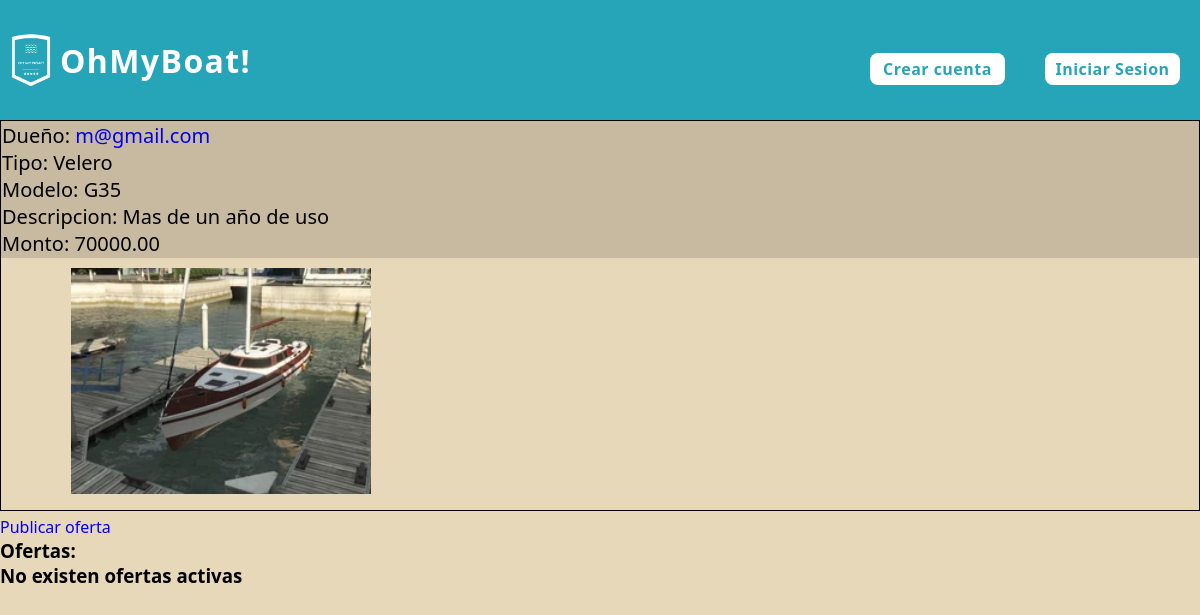
Before: /ver_detalle_publicacion/24/ with the older database file.
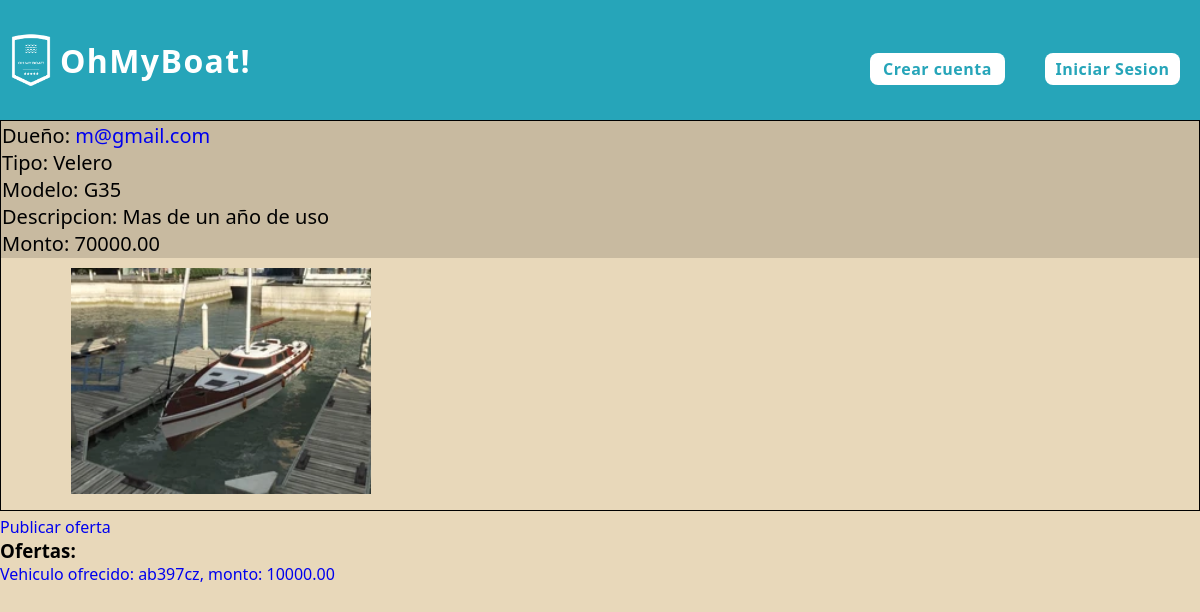
After: the same page with the newer database file.
### embarcaciones/models.py (models this page shows)
class ImagenEmbarcacion(models.Model):
    nombre_especifico= models.CharField(max_length=100)
    embarcacion= models.ForeignKey(Embarcacion, on_delete= models.CASCADE)

### ofertas/models.py (models this page shows)
class Oferta(models.Model):
    monto = models.DecimalField(max_digits=15, decimal_places=2, default=0)
    autor = models.ForeignKey(Usuario, on_delete=models.SET_NULL, null=True)
    vehiculo_ofertado = models.ForeignKey(Vehiculo, on_delete=models.SET_NULL, null=True)
    embarcacion_ofertada = models.ForeignKey(Embarcacion, on_delete=models.SET_NULL, null=True)
    publicacion= models.ForeignKey(Publicacion, on_delete=models.CASCADE)

### vehiculos/models.py (models this page shows)
class Vehiculo(models.Model):
    patente = models.CharField(max_length=100, unique=True)
    marca = models.CharField(max_length=100)
    modelo = models.CharField(max_length=100)
    tipo = models.ForeignKey(TipoVehiculo, on_delete=models.SET_NULL, null=True)
    año_fabricacion = models.DecimalField(max_digits=4, decimal_places=0, default=2000)
    kilometraje = models.DecimalField(max_digits=10, decimal_places=0, default=0)
    dueño = models.ForeignKey(Usuario, on_delete=models.CASCADE)

### publicaciones/views.py (the view)
# urls.py: path('ver_detalle_publicacion/<int:id_publicacion>/', views.ver_detalle_publicacion, name= 'ver detalle publicacion'),
def ver_detalle_publicacion(request, id_publicacion):
    try:
        unaPublicacion = Publicacion.objects.get(id=id_publicacion)
        imagenes= ImagenEmbarcacion.objects.filter(embarcacion= unaPublicacion.embarcacion.id)
        ofertas= Oferta.objects.exclude(autor__is_blocked=True)
        return render(request, 'post_detail.html', {'imagenes': imagenes, 'publicacion':  unaPublicacion, 'ofertas': ofertas})
    except Embarcacion.DoesNotExist:
        return render(request, '404_not_found.html')

### publicaciones/templates/post_detail.html (shortened to what this page needs)
{% extends 'layouts/base.html' %}
{% load static %}
{% block style %}
    <link rel="stylesheet" type="text/css" href="{% static 'styles/boat_detail_body.css' %}">
{% endblock %}
{% block listnav %}
    {% if request.user.is_authenticated %}
        <li class="modal"><a id="cerrar-sesion" class="normal"  href=""><i class="fa-solid fa-arrow-right-from-bracket"></i></a>
            <div id="mensaje-cerrar-sesion" class="mensaje" style="display: none;">
                <p>Estas seguro de cerrar la sesion?</p>
                <a href="{% url 'cerrar sesion' %}" class="buton2">Confirmar</a>
            </div>
        </li>
    {% else %}
        <li><a href="{% url 'crear cuenta' %}" class="buton">Crear cuenta</a></li>
        <li><a href="{% url 'iniciar sesion' %}" class="buton">Iniciar Sesion</a></li>
    {% endif %}
{% endblock %}
{% block content %}
<section>
    <div>
        <div class="box">
            <div class="info-container">
                <div>
                    <p>Dueño: <a href="{% url 'ver perfil' publicacion.autor.id %}">{{publicacion.autor.mail}}</a></p>
                </div>
                <div>
                    <p>Tipo: {{publicacion.embarcacion.tipo.clase}}</p>
                </div>
                <div>
                    <p>Modelo: {{publicacion.embarcacion.modelo}}</p>
                </div>
                <div>
                    <p>Descripcion: {{publicacion.descripcion}}</p>
                </div>
                <div>
                    <p>Monto: {{publicacion.monto}}</p>
                </div>
            </div>
            <div class='imagenesDiv'>
                {% for imagen in imagenes %}
                    {% with 'imagenes_embarcaciones/'|add:imagen.nombre_especifico as ruta_imagen %}
                    <div class='image-container'>
                        <div class="p1">
                            <img src="{% static ruta_imagen %}" style="width:100%">
                        </div>
                    </div>
                    {% endwith %}
                {% endfor %}
            </div>
        </div>
    </div>
</section>
<div>
    {% if not request.user.mail == publicacion.autor.mail %}
        <a href="{% url 'publicar oferta' publicacion.id %}">Publicar oferta</a>
    {% endif %}
</div>
<div>
    <h3>Ofertas:</h3>
</div>
<div>
    {% if ofertas %}
        {% for oferta in ofertas %}
            {% if oferta.vehiculo_ofertado %}
                <div>
                    <a href="#">Vehiculo ofrecido: {{oferta.vehiculo_ofertado.patente}}, monto: {{oferta.monto}}</a>
                </div>
            {% else %}
                <div>
                    <a href="#">Embarcacion ofrecida: {{oferta.embarcacion_ofertada.matricula}}, monto: {{oferta.monto}}</a>
                </div>
            {% endif %}
        {% endfor %}
    {% else %}
        <div>
            <h3>No existen ofertas activas</h3>
        </div>
    {% endif %}
</div>
{% endblock %}

Changed rows visible on the page:
added Oferta: vehiculo_ofertado.patente "ab397cz", monto "10000.00"
Other visible differences:
text no longer shown: "No existen ofertas activas"
